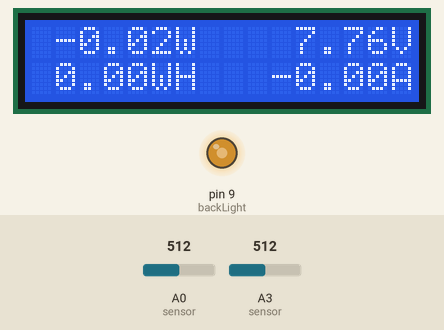
Simulated run of this sketch. Board: Arduino Uno, built with avr-gcc and run on an emulated ATmega328P. On the bench: 16×2 character LCD, output pins drawn as LEDs (lit = HIGH). The inputs (shaded band) are chosen by the test bench; at power-on: A3 (sensor) = 512, A0 (sensor) = 512. What the sketch prints to the serial monitor is not drawn.

Above: at 1.2 s.
1.3 s: A3 (sensor) set to 716
At 1.6 s:
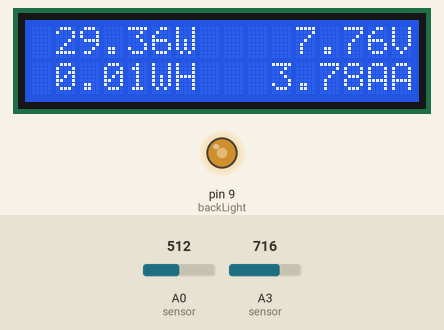
3.6 s: A0 (sensor) set to 71
At 5.0 s:
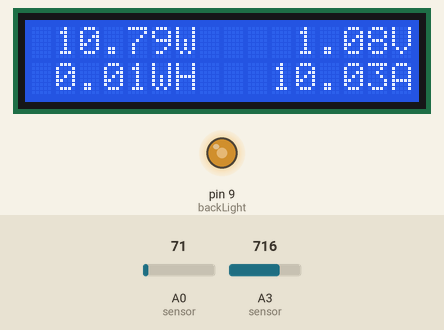
5.6 s: A0 (sensor) set to 58
At 6.7 s:
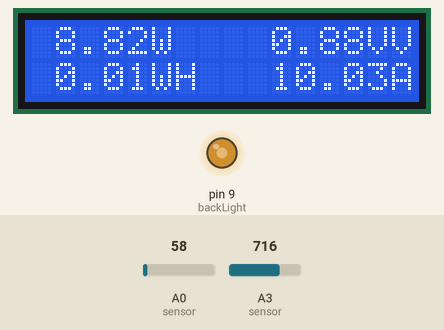
8.6 s: A3 (sensor) set to 705
At 9.6 s:
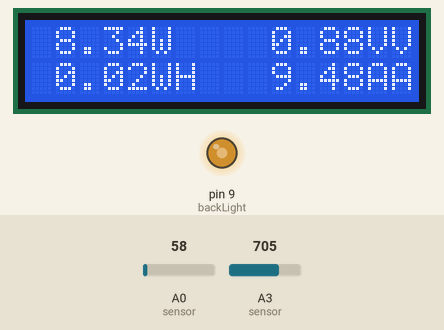
11.6 s: A0 (sensor) set to 0
At 13.2 s:
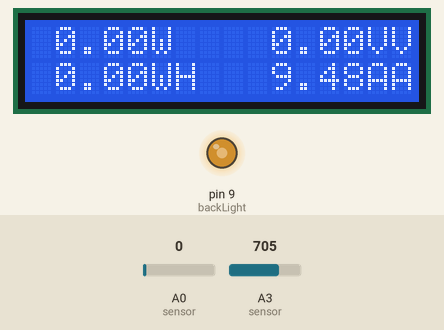
13.5 s: A3 (sensor) set to 530
At 15.3 s:
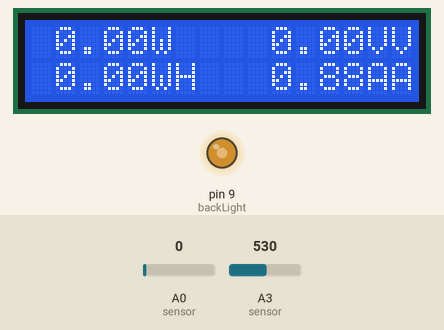
15.6 s: A3 (sensor) set to 499
Timing chart, 0 to 18.6 s (numbered marks = the images above; inputs shaded):
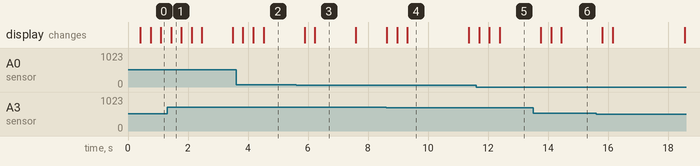

Measured:
- the behaviour switches between 66 and 65 on A0 (sensor) (found by bisection; images 2 and 3)
- the behaviour switches between 716 and 715 on A3 (sensor) (found by bisection; images 3 and 4)
- after the input at 1.3 s, the display: changes after 0.13 s (image 1)
- after the input at 5.6 s, the display: first changes after 0.29 s (image 3 shows a later state)
- after the input at 8.6 s, the display: first changes at once (image 4 shows a later state)
- after the input at 11.6 s, the display: first changes after 0.11 s (image 5 shows a later state)
- after the input at 13.5 s, the display: first changes after 0.26 s (image 6 shows a later state)

The sketch:

code2.ino
```cpp
/**
Energy monitoring data upload to xively
**/


#include <LiquidCrystal.h>

LiquidCrystal lcd(8, 7, 6, 5, 4, 3, 2);
int backLight = 9;    // pin 9 will control the backlight
float sample1=0; // for voltage
float sample2=0; // for current
float voltage=0.0;
float val; // current callibration
float actualval; // read the actual current from ACS 712
float amps=0.0;
float totamps=0.0;
float avgamps=0.0;
float amphr=0.0;
float watt=0.0;
float energy=0.0;


void setup() {
   Serial.begin(9600);
  pinMode(backLight, OUTPUT);          //set pin 13 as output
  analogWrite(backLight, 150);        //controls the backlight intensity 0-254

  lcd.begin(16,2);                    // columns, rows. size of display
  lcd.clear();                        // clear the screen


  Serial.begin(9600);
  Serial.println("Initializing network");


}

void loop() {

  lcd.setCursor(16,1); // set the cursor outside the display count
  lcd.print(" ");      // print empty character


// send the supplied values to Cosm, printing some debug information as we go

long milisec = millis(); // calculate time in milisec
long time=milisec/1000; // convert time to sec

 /////////////////////////////////////////////////////////////////////////////////////////////////////////////////////////////////////////////////
                      /// taking 150 samples from sensors with a inerval of 2sec and then average the samples data collected
  for(int i=0;i<150;i++)
  {
    sample1+=analogRead(A0);  //read the voltage from the sensor
    sample2+=analogRead(A3); //read the current from sensor
    delay(2);
  }
   sample1=sample1/150;
   sample2=sample2/150;

  //////////////////////////////////////////////////////////////////////////////////////////////////////////////////////////////////////////////////////////////
  /////voltage calculation//////////////////////
   voltage=5.5879*2.695*sample1/1000; //  callibration // 3.25v from voltage div is eqv 696 in A2 reading  // multiply 2 to get actual voltage
  /// current calculation //////////////////////
   val =(5.0*sample2)/1024.0;
   actualval =val-2.517; // offset voltage is 2.5v
   amps =actualval*10; // 100mv/A from data sheet
   totamps=totamps+amps; // total amps
   avgamps=totamps/time; // average amps
   amphr=(avgamps*time)/3600;  // amphour
   watt =voltage*amps;    // power=voltage*current
   energy=(watt*time)/3600;   //energy in watt hour
   // energy=(watt*time)/(1000*3600);   // energy in kWh

////////////////////////////////////DISPLAY IN SERIAL MONITOR//////////////////////////////////////////////////////////

/* Serial.print("VOLTAGE : ");
Serial.print(voltage);
Serial.println("Volt");
Serial.print("CURRENT :");
Serial.print(amps);
Serial.println("Amps");
Serial.print("POWER :");
Serial.print(watt);
Serial.println("Watt");
Serial.print("ENERGY CONSUMED :");
Serial.print(energy);
Serial.println("Watt-Hour");
Serial.println(""); // print the next sets of parameter after a blank line
delay(2000);
*/
///////////////////////////////////DISPLAY IN LCD//////////////////////////////////////////////////////////////////

 lcd.setCursor(1,0); // set the cursor at 1st col and 1st row
 // lcd.print("POWER :");
  lcd.print(watt);
  lcd.print("W    ");
  lcd.print(voltage);
  lcd.print("V");

  lcd.setCursor(1,1); // set the cursor at 1st col and 2nd row
  //lcd.print("ENERGY :");
  lcd.print(energy);
  lcd.print("WH   ");
  lcd.print(amps);
  lcd.print("A");

  //////////////////////////////////////////XIVELY UPLOAD///////////////////////////////////////////////////////


}
```
